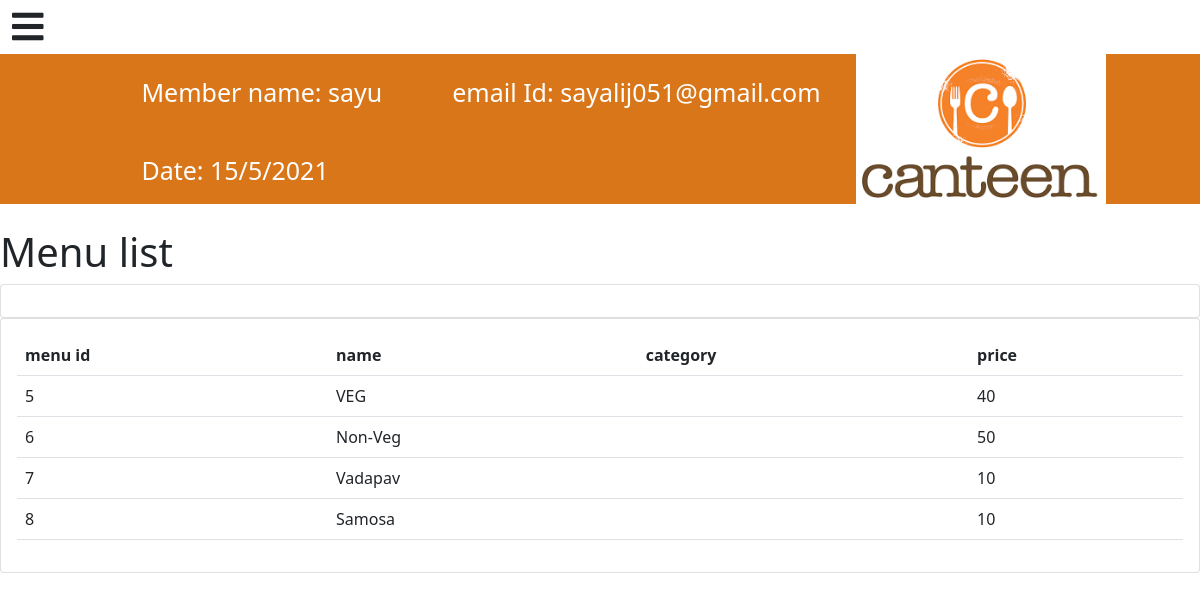
The page /menu2/ (signed in) on the database its author committed.
### owner/models.py (models this page shows, shortened)
class Menu(models.Model):
    CATEGORY=(
        ('Beverages','Beverages'),
        ('Thali','Thali'),
        ('snaks', 'snacks')
    )
    Menu_id = models.AutoField(primary_key=True)
    Name= models.CharField(max_length=50, null=True)
    Price= models.IntegerField(default=1, null=True)
    Category= models.CharField(max_length=50, null=True, choices=CATEGORY)

### owner/decorators.py (the view)
        def wrapper_func(request, *args, **kwargs):
            group = None
            if request.user.groups.exists():
                group = request.user.groups.all()[0].name
            if group in allowed_roles:
                return view_func(request, *args, **kwargs)
            else:
                return HttpResponse("you are not authenticated")

### owner/views.py (called while the page is built)
@login_required(login_url='login')
@allowed_users(allowed_roles=['member'])
def menu2(request):
    menu = Menu.objects.all()
    return render(request, "owner/menu2.html", {'menu': menu})

### owner/templates/owner/menu2.html
{% extends 'owner/user.html' %}
{% block body %}
<h1>Menu list</h1>
<div class="row">
    <div class="col-md">
        <div class="card card-body">
        </div>
        <div class="card card-body">
            <table class="table">
                <tr>
                    <th>menu id</th>
                    <th>name</th>
                    <th>category</th>
                    <th>price</th>
                </tr>
                {%  for i in menu%}
                <tr>
                    <td>{{i.Menu_id}} </td>
                    <td>{{i.Name}}</td>
                    <td>{{i.category}}</td>
                    <td>{{i.Price}}</td>
                 {% endfor %}
                </tr>
            </table>
        </div>
    </div>
</div>
{% endblock %}

### owner/templates/owner/user.html (shortened to what this page needs)
{% load static %}
<!DOCTYPE html>
<html lang="en">
    <head>
        <link href="https://cdn.jsdelivr.net/npm/bootstrap@5.0.0-beta3/dist/css/bootstrap.min.css" rel="stylesheet">
        <link rel="stylesheet" href="https://pro.fontawesome.com/releases/v5.10.0/css/all.css"/>
    </head>
    <body>
    <div class="container">
          <span onclick="openNav()" class="openbtn"><i class="fas fa-bars"></i></span>
          <div class="navbar">
              <div class="info">
              <ul>
                  <li>Member name: {{request.user.username}}</li>
                  <li>email Id: {{request.user.email}}</li>
                  <br>
                  <li><p id="fulldate"></p>
                    </li>
                </ul>
                <div class="info2">
                    <img src="{% static 'images/canteen.png' %}">
                </div>
            </div>
          </div>
        </div>
        {% block body %}
        {% endblock %}
    </body>
</html>

### owner/templates/owner/user.html (style rules this page uses)
.container { display:inline; top:0; }
.navbar { justify-content: space-around; padding: 0px 20px; width: 100%; margin-left: 0; height:150px; color:white; background: rgb(216, 118, 25); display: flex; }
.info ul { list-style: none; }
.info { display: flex; }
.info ul li { font-size: 25px; float: left; padding: 20px 35px; }
.info2 img { width: 250px; height: 150px; margin-right: 20px; }
.openbtn { font-size: 36px; margin-left: 0; }

### rows shown on the page
Menu: Menu_id "5", Name "VEG", Price "40"
Menu: Menu_id "6", Name "Non-Veg", Price "50"
Menu: Menu_id "7", Name "Vadapav", Price "10"
Menu: Menu_id "8", Name "Samosa", Price "10"

### other values the page prints
{{ request.user.username }} "sayu"
{{ request.user.email }} "sayalij051@gmail.com"
